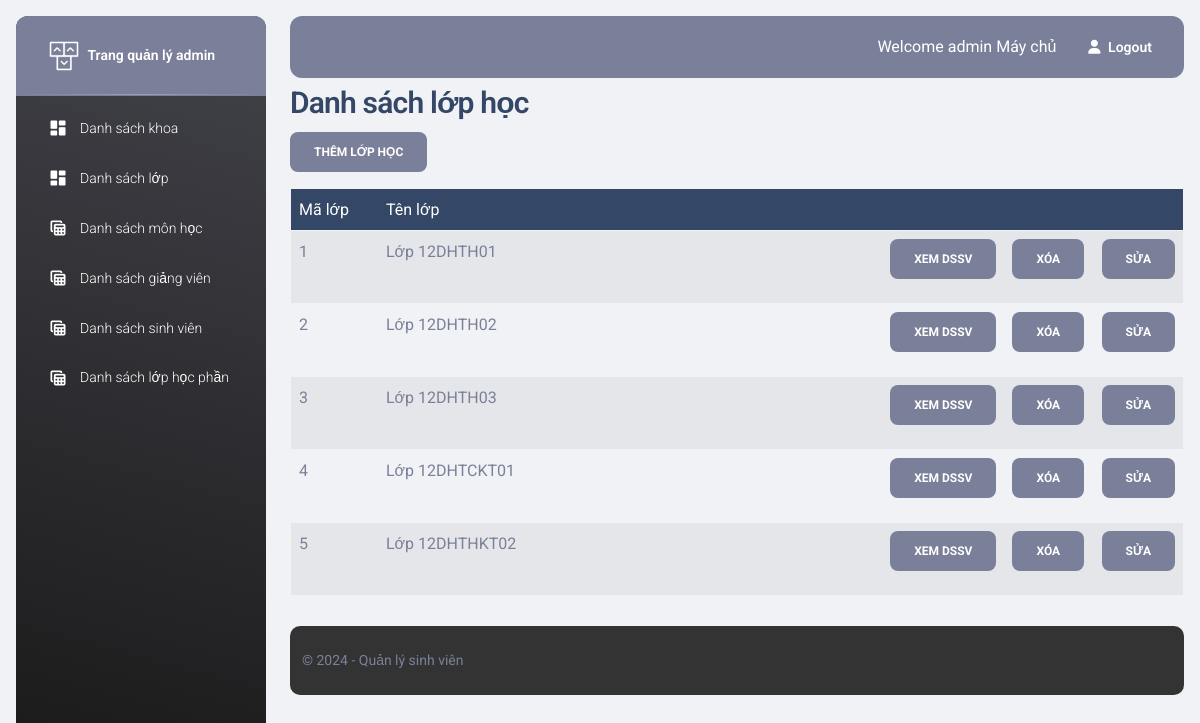
Screenshot of /qldiemsinhvien/admin/class_index.php (signed in) with the database file from the repository.
### tables this page shows
CREATE TABLE `class` (
  `class_id` int(10) NOT NULL,
  `class_name` varchar(255) NOT NULL
);

### qldiemsinhvien/class/Db.php (called while the page is built, shortened)
<?php
class Db {
    public static $conn = null;
    function __construct()
    {
        Db::$conn = new PDO('mysql:host=' . HOST . '; dbname=' . DB, U, P);
        Db::$conn->query('set names utf8');
    }
    function selectQuery($sql, $params=[]) {
        $stm = Db::$conn->prepare($sql);
        $stm->execute($params);
        return $stm->fetchAll(PDO::FETCH_OBJ);
    }
}

### qldiemsinhvien/class/classs.php (called while the page is built, shortened)
<?php
class classs extends Db {
    function searchAll($name) {
        $sql = "select * from class where class_name like '%$name%'";
        return $this->selectQuery($sql);
    }
}

### qldiemsinhvien/admin/class_index.php (the view, shortened to what this page needs)
<?php
$name = $_GET['name'] ?? '';
$class = new classs();
$data = $class->searchAll($name);
?>
<?php include '../admin/includes/header.php' ?>
<body class="g-sidenav-show  bg-gray-200">
<?php include '../admin/includes/aside.php' ?>
<main class="main-content position-relative max-height-vh-100 h-100 border-radius-lg ">
<?php include '../admin/includes/nav_top.php' ?>
<div class="container-fluid py-1 px-3">
    <h3>Danh sách lớp học</h3>
    <a href="class_add.php" class="btn btn-secondary">Thêm lớp học</a>
    <table border="1" id="table" class="table table-striped">
        <thead class="table-dark">
            <tr>
                <td style="width: 10%">Mã lớp</td>
                <td style="width: 60%">Tên lớp</td>
                <td style="width: 10%"></td>
                <td style="width: 10%"></td>
                <td style="width: 10%"></td>
            </tr>
        </thead>
        <tbody>
            <?php
            foreach($data as $item) {
                ?>
                <tr>
                    <td><?php echo $item->class_id ?></td>
                    <td><?php echo $item->class_name ?></td>
                    <td>
                        <a class="btn btn-secondary" href="student_index_byclass.php?class_id=<?php echo $item->class_id ?>">Xem DSSV</a>
                    </td>
                    <td>
                        <a class="btn btn-secondary" href="class_delete.php?class_id=<?php echo $item->class_id ?>">Xóa</a>
                    </td>
                    <td>
                        <a class="btn btn-secondary" href="class_update.php?class_id=<?php echo $item->class_id ?>">Sửa</a>
                    </td>
                </tr>
                <?php
            }
            ?>
        </tbody>
    </table>
</div>
<?php include '../admin/includes/footer.php' ?>

### qldiemsinhvien/admin/includes/header.php (style rules this page uses)
body { display: flex; flex-direction: column; min-height: 100vh; margin: 0; }
main { flex: 1; }

### rows the page displays
class: class_id "1", class_name "Lớp 12DHTH01"
class: class_id "2", class_name "Lớp 12DHTH02"
class: class_id "3", class_name "Lớp 12DHTH03"
class: class_id "4", class_name "Lớp 12DHTCKT01"
class: class_id "5", class_name "Lớp 12DHTHKT02"

### other values shown
$_SESSION['login'][2] "Máy chủ"
